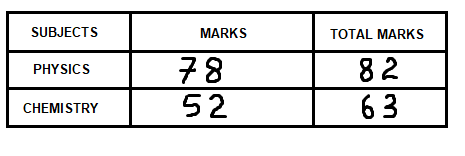
#> input picture 12. Using OpenCV to extract alphabets/Image_Samples/Sample1.png, 465 x 156 px, found by its file name
$ jupyter execute --allow-errors '1. Using OpenCv to find Contours(HBL).ipynb'   (shell and % lines are left out)
#> lines starting #> are read from the running program, lines starting #| are printed output that depends on the picture; after the words box and inside, x2 and y2 are one past the last pixel; in counts of white or black regions, pixels touching at a corner belong together
# Imports

[cell 1]
import cv2
import numpy as np
import pandas as pd
import matplotlib.pyplot as plt

from PIL import Image

# Constants

[cell 2]
CROPPED_CONTOURS_FOLDER = 'Cropped_Contours/'
SAMPLE_IMAGE = 'Image_Samples/Sample1.png'

ARR_RIGHT_SECTION_ROWS_CONTOURS = []
ARR_RIGHT_SECTION_COL_CONTOURS = []

ARR_LEFT_SECTION_ROWS_CONTOURS = []

# Helper Functions

[cell 3]
# [26 lines left out: function find_contour_with_least_area, not called in this run]

def find_contour_with_greatest_area(contours):
    '''
    This function will calculate contours area and return the least one
    Parameters:
    contours: All contours hierarchy array
    '''

    # Step1: Find areas of every contour
    areas = []
    for cnt in contours:
        area = cv2.contourArea(cnt)
        # All areas appended in sequence
        areas.append(int(area))

    # Step2: Find the contour index with the least area
    greatest_area = areas[0]
    index = 0

    for i in range(0, len(areas)):
        if areas[i] >= greatest_area:
            # Update least value
            greatest_area = areas[i]
            index = i

    # Step3: Return the least area contour index
    return index, areas


def draw_rectangle_on_img_contours_and_save_them(contours, image, arr_contours):
    '''
    This function will draw rectangles on image
    Parameters:
    contours : array
    image: image
    arr_contours: array in which cropped contours to be saved
    '''
    total_contours = len(contours)
    rect_color = (255,0,0)
    rect_stroke_width = 2

    for i in range(total_contours):
        cnt = contours[i]
        x,y,w,h = cv2.boundingRect(cnt)
        image = cv2.rectangle(image, (x,y), (x+w,y+h), rect_color, rect_stroke_width)

        # Cropping individual contours and saving them as separate image
        cropping_rectangles_and_saving_them(x,y,x+w,y+h,image,i,arr_contours)

    # To visualize all contours on image
    plt.imshow(image)
    plt.show()


def cropping_rectangles_and_saving_them(left,upper,right,lower, image_name, cropped_image_name, arr_contours):
    '''
    This function will crop all the bounding rectangles from an image
    Parameters:
    left=x,upper=y,right=x+w,lower=y+h
    image_name: original image
    cropped_image_name: individual cropped images name
    '''
    # Opens image using PIL
    im = Image.fromarray(image_name)

    # Crop image from original image
    box = (left,upper,right,lower)
    cropped_image = im.crop(box)

    # Appending cropped contours
    arr_contours.append(cropped_image)

def remove_contours_beyond_desired_area_range(contours, desired_area):
    '''
    This function will return only those contours that lie into our desired area range
    Parameters:
    contours: All contours hierarchy array
    '''

    # Step1: Find areas of every contour
    arr_cnts = []
    for cnt in contours:
        area = cv2.contourArea(cnt)
        if int(area) >= desired_area:
            arr_cnts.append(cnt)

    return arr_cnts


def ret_x_cord_contour(contours):
    '''
    This func will get x-cord for contour
    Parameters:
    contours: Array containing all contours
    '''
    if int(cv2.contourArea(contours)) > 0:
        cent_moment = cv2.moments(contours)
        return cent_moment['m10']/cent_moment['m00']
    else:
        pass

def draw_rectangle_on_img_contours_and_croppping_them(contours, image, arr_contours):
    '''
    This function will draw rectangles on image
    Parameters:
    contours : array
    image: image
    arr_contours: array in which cropped contours to be saved
    '''
    total_contours = len(contours)
    rect_color = (255,0,0)
    rect_stroke_width = 2

    new_img = image.copy()

    for i in range(total_contours):
        cnt = contours[i]
        x,y,w,h = cv2.boundingRect(cnt)
        image = cv2.rectangle(image, (x,y), (x+w,y+h), rect_color, rect_stroke_width)

        # Step 5: Cropping individual contours and saving them in array
        cropping_rectangles_and_saving_them(x,y,x+w,y+h,new_img,i,arr_contours)


# [62 lines left out: functions get_all_childs_of_parent, remove_extraneous_contours, remove_extraneous_contours_childs, not called in this run]

# Image Processing

## 1. Reading image & Splitting it by 30 and 70 ratio

[cell 4]
# Read image using opencv
img = cv2.imread(SAMPLE_IMAGE)
#> img is the input picture: shape (156, 465, 3); mean B, G, R 222.4, 222.4, 222.4

# Display image using matplotlib
plt.figure(figsize=(15,7))
plt.imshow(img)
plt.show()

[cell 5]
y = img.shape[0] #Height
#> y = 156
x = img.shape[1] #Width
#> x = 465

### 1a. Left Section :70% of image

[cell 6]
crop_ratio = int(x/3) # 100%-30% = 70%
#> crop_ratio = 155
left_crop_img = img[0:y, 0:x-crop_ratio] #[height, width]
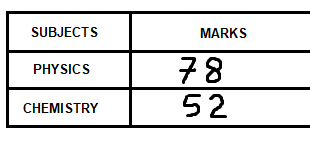
#> left_crop_img: shape (156, 310, 3); mean B, G, R 223.5, 223.5, 223.5

plt.imshow(left_crop_img)
plt.show()

### 1b. Right Section :30% of image

[cell 7]
crop_ratio = int(x/3) # 100%-30% = 70%
right_crop_img = img[0:y, x-crop_ratio:x] #[height, width]
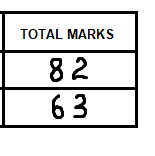
#> right_crop_img: shape (156, 155, 3); mean B, G, R 220.3, 220.3, 220.3

plt.imshow(right_crop_img)
plt.show()

### 2. Extracting only desired section from Left Cropped Image(70%)

<p>Vertically 20-25% above and the below area is of our no use. Discard it.</p>

[cell 8]
y = left_crop_img.shape[0] #Height
x = left_crop_img.shape[1] #Width
#> x = 310

print(f'Width: {x} || Height: {y}')
#| Width: 310 || Height: 156

[cell 9]
# Crop vertically(height)
crop_ratio = int(y/1.35) # 100%-13.5% = 86.5%
#> crop_ratio = 115
sub_left_crop_img = left_crop_img[y-crop_ratio:y-(y-crop_ratio), 0:x] #[height, width] => [362,]
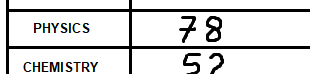
#> sub_left_crop_img: shape (74, 310, 3); mean B, G, R 217.1, 217.1, 217.1

plt.imshow(sub_left_crop_img)
plt.show()

### 3. Extracting only desired section from Right Cropped Image(30%)

<p>Vertically 10-15% above and 30-45% below area is of our no use. Discard it.</p>

[cell 10]
y = right_crop_img.shape[0] #Height
x = right_crop_img.shape[1] #Width
#> x = 155

print(f'Width: {x} || Height: {y}')
#| Width: 155 || Height: 156

[cell 11]
# Crop vertically(height)
bottom_crop_ratio = int(y/2.5) # 100%-25% = 75%
#> bottom_crop_ratio = 62
top_crop_ratio = int(y/6.8) # 100%-68% = 30%
#> top_crop_ratio = 22

sub_right_crop_img = right_crop_img[top_crop_ratio:y-bottom_crop_ratio, 0:x] #[height, width] => [362,]
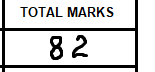
#> sub_right_crop_img: shape (72, 155, 3); mean B, G, R 211.1, 211.1, 211.1

plt.imshow(sub_right_crop_img)
plt.show()

## 2. Extracting handwritten details from right image

### 2.1 Finding no of rows & meshing them together to extract rows

[cell 12]
# Display image using matplotlib
plt.imshow(sub_right_crop_img)
plt.show()

[cell 13]
alpha = 1.5 # Contrast control (1.0-3.0)
beta = 90 # Brightness control (0-100)

adjusted = cv2.convertScaleAbs(sub_right_crop_img, alpha=alpha, beta=beta)

plt.imshow(adjusted)
plt.show()

[cell 14]
# convert the image to grayscale format
img_gray = cv2.cvtColor(adjusted, cv2.COLOR_BGR2GRAY)
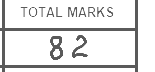
#> img_gray: shape (72, 155); min 90, max 255, mean 228.5

plt.imshow(img_gray)
plt.show()

[cell 15]
# apply thresholding
ret, thresh = cv2.threshold(img_gray, 150, 255, cv2.THRESH_OTSU|cv2.THRESH_BINARY_INV)
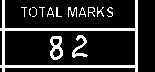
#> thresh: shape (72, 155); 16.1% white; 14 white regions (4 under 20 px)
#> ret = 160

plt.imshow(thresh)
plt.show()

[cell 16]
# Finding rows
rect_kernel = cv2.getStructuringElement(cv2.MORPH_RECT, (500,10))
dilation = cv2.dilate(thresh, rect_kernel, iterations=1)
#> dilation: shape (72, 155); every value is 255

plt.imshow(dilation)
plt.show()

### 2.2. Find rows contours of the image

[cell 17]
# detect the contours on the binary image using cv2.CHAIN_APPROX_NONE
contours, hierarchy = cv2.findContours(image=dilation, mode=cv2.RETR_EXTERNAL, method=cv2.CHAIN_APPROX_NONE)
#> contours = 1 contour; box (x1, y1, x2, y2) and area: (0, 0, 155, 72) 10934

# draw contours on the original image
image_copy = sub_right_crop_img.copy()
#> (the rest of this cell did not finish here and is left out)

[cell 18]
len(contours)
#> Out = 1

<p>
    As we are only expecting 2 rows in this part, but if we got more than 2, so we have to find the extraneous contour and eliminate it.
</p>

[cell 19]
if len(contours) > 2:
    index = find_contour_with_least_area(contours)
    del contours[index]

[cell 20]
len(contours)
#> Out = 1

[cell 21]
# draw contours on the original image
image_copy = sub_right_crop_img.copy()
#> (the rest of this cell did not finish here and is left out)

[cell 22]
ARR_RIGHT_SECTION_ROWS_CONTOURS.clear()
draw_rectangle_on_img_contours_and_save_them(contours, sub_right_crop_img, ARR_RIGHT_SECTION_ROWS_CONTOURS)
#> the loop in draw_rectangle_on_img_contours_and_save_them, `for i in range(total_contours):` made 1 pass
#> pass 1, in draw_rectangle_on_img_contours_and_save_them, `image = cv2.rectangle(image, (x,y), (x+w,y+h), rect_color, rect_stroke..`:
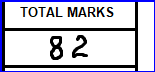
#> image: shape (72, 155, 3); mean B, G, R 211.8, 196.4, 196.4

[cell 23]
len(ARR_RIGHT_SECTION_ROWS_CONTOURS)

[cell 24]
# Show cropped images
plt.imshow(ARR_RIGHT_SECTION_ROWS_CONTOURS[0])
plt.show()

[cell 25]
type(ARR_RIGHT_SECTION_ROWS_CONTOURS[0])

### 2.3. Find col contours of the image

[cell 26]
img = np.array(ARR_RIGHT_SECTION_ROWS_CONTOURS[0])

# convert the image to grayscale format
img_gray = cv2.cvtColor(img, cv2.COLOR_BGR2GRAY)

plt.imshow(img_gray)
plt.show()
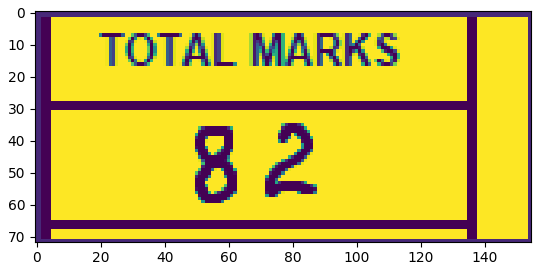
#> figure drawn by matplotlib, 1 panel

[cell 27]
# apply thresholding
ret, thresh = cv2.threshold(img_gray, 150, 255, cv2.THRESH_OTSU|cv2.THRESH_BINARY_INV)

plt.imshow(thresh)
plt.show()
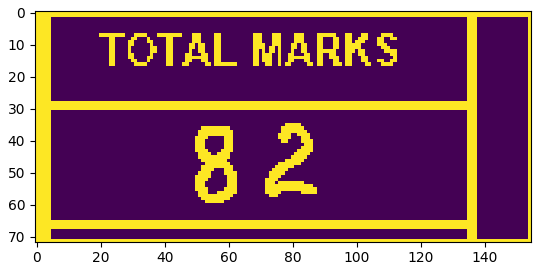
#> figure drawn by matplotlib, 1 panel

[cell 28]
# detect the contours on the binary image using cv2.CHAIN_APPROX_NONE
contours, hierarchy = cv2.findContours(image=thresh, mode=cv2.RETR_TREE, method=cv2.CHAIN_APPROX_NONE)

# draw contours on the original image
image_copy = img.copy()
#> (the rest of this cell did not finish here and is left out)

[cell 29]
len(contours)

[cell 30]
index, areas = find_contour_with_greatest_area(contours)
areas

### 2.3.1 Find amount in words box

[cell 31]
image_copy = img.copy()
plt.imshow(image_copy)
plt.show()

[cell 32]
# draw contours on the original image
#image_copy = img.copy()
x,y,w,h = cv2.boundingRect(contours[2])
print(x,y,w,h)

crop_amount_in_words = image_copy[y+5:y+h-5, x+200:x+w-25]
#> (the rest of this cell did not finish here and is left out)

[cell 33]
alpha = 3.0 # Contrast control (1.0-3.0)
beta = 100 # Brightness control (0-100)

adjusted = cv2.convertScaleAbs(crop_amount_in_words, alpha=alpha, beta=beta)

#> (the rest of this cell did not finish here and is left out)

#> (a cell that did not finish here is left out)

[cell 35]
# apply thresholding
ret, thresh = cv2.threshold(img_gray, 150, 255, cv2.THRESH_OTSU|cv2.THRESH_BINARY_INV)

plt.imshow(thresh)
plt.show()

[cell 36]
# detect the contours on the binary image using cv2.CHAIN_APPROX_NONE
contours, hierarchy = cv2.findContours(image=thresh, mode=cv2.RETR_EXTERNAL, method=cv2.CHAIN_APPROX_NONE)

# draw contours on the original image
image_copy = crop_amount_in_words.copy()
#> (the rest of this cell did not finish here and is left out)

[cell 37]
len(contours)

[cell 38]
avg_area = 0
for cnt in contours:
    area = cv2.contourArea(cnt)
    avg_area = avg_area + area
    print(area)

[cell 39]
contours = remove_contours_beyond_desired_area_range(contours,1000)
len(contours)

[cell 40]
contours = sorted(contours, key=ret_x_cord_contour, reverse=False)

#> (a cell that did not finish here is left out)

[cell 42]
ARR_AMOUNT_IN_WORDS = []
draw_rectangle_on_img_contours_and_croppping_them(contours,thresh.copy(),ARR_AMOUNT_IN_WORDS)
#> the loop in draw_rectangle_on_img_contours_and_croppping_them, `for i in range(total_contours):` made 1 pass
#> pass 1, in cropping_rectangles_and_saving_them (call 2), `im = Image.fromarray(image_name)`:
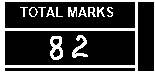
#> im: PIL image 155x72 L; 23.2% white; 13 white regions, largest, box (x1, y1, x2, y2) and area: (0, 0, 155, 72) 1866, (50, 36, 63, 60) 193, (72, 35, 88, 58) 155

$ run again, with 12. Using OpenCV to extract alphabets/Image_Samples/Sample3.jpeg saved as 12. Using OpenCV to extract alphabets/Image_Samples/Sample1.png
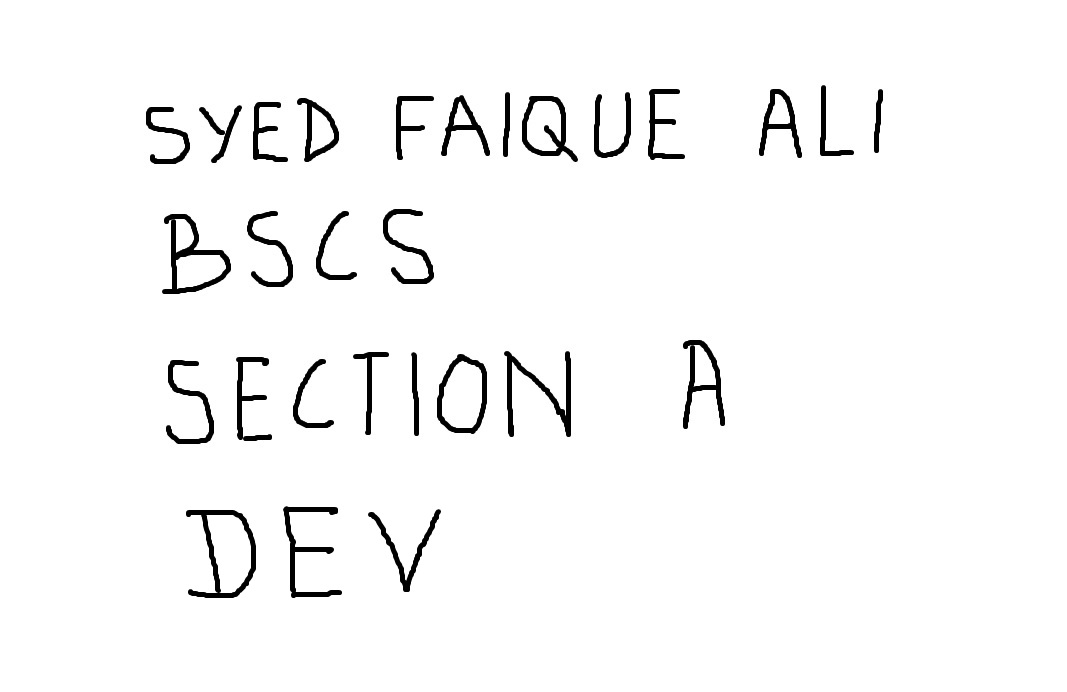
#> input picture 12. Using OpenCV to extract alphabets/Image_Samples/Sample3.jpeg, 1067 x 692 px, found by its file name
#> img is the input picture: shape (692, 1067, 3); min 0, max 255, mean 247.2
#| Width: 712 || Height: 692
#| Width: 355 || Height: 692
#> `ret, thresh = cv2.threshold(img_gray, 150, 255, cv2.THRESH_OTSU|cv2.TH..`: ret = 172
#> `contours, hierarchy = cv2.findContours(image=dilation, mode=cv2.RETR_E..`: contours = 2 contours; box (x1, y1, x2, y2) and area: (0, 0, 355, 62) 21564, (0, 249, 262, 315) 16738
#> `len(contours)`: Out = 2
#> the loop in draw_rectangle_on_img_contours_and_save_them, `for i in range(total_contours):` made 2 passes
#> (x, y, w, h, box in cropping_rectangles_and_saving_them) on pass 1: (0, 249, 262, 66, (0, 249, 262, 315))
#| <class 'PIL.Image.Image'>
#> `ret, thresh = cv2.threshold(img_gray, 150, 255, cv2.THRESH_OTSU|cv2.TH..`: ret = 181
#> `contours, hierarchy = cv2.findContours(image=thresh, mode=cv2.RETR_TRE..`: contours = 3 contours; box (x1, y1, x2, y2) and area: (0, 0, 355, 62) 21594, (1, 1, 355, 62) 19724, (55, 1, 79, 24) 411
#> `len(contours)`: Out = 3
#> the loop in get_all_childs_of_parent, `for x in range(hier_len):` made 3 passes
#> after the loop in get_all_childs_of_parent, `for x in range(hier_len):`: child_contours = 0 items
#> `len(contours_to_keep_dict)`: Out = 0
#> after the loop in remove_extraneous_contours_childs, `for key,value in contours_dict.items():`: arr_keys = []
#> the loop in remove_extraneous_contours_childs, `for i in range(len(contours)):` made 3 passes
#> `len(contours)`: Out = 0
#> `ret, thresh = cv2.threshold(img_gray, 150, 255, cv2.THRESH_OTSU|cv2.TH..`: ret = 204
#> `contours, hierarchy = cv2.findContours(image=dilation, mode=cv2.RETR_E..`: contours = 2 contours; box (x1, y1, x2, y2) and area: (0, 25, 684, 119) 59760, (0, 156, 712, 182) 12004
#> `len(contours)`: Out = 2
#> the loop in draw_rectangle_on_img_contours_and_save_them (call 2), `for i in range(total_contours):` made 2 passes
#> (x, y, w, h, box in cropping_rectangles_and_saving_them) on passes 1 to 2: (0, 156, 712, 26, (0, 156, 712, 182)), (0, 25, 684, 94, (0, 25, 684, 119))
#> the loop in draw_rectangle_on_img_contours_and_croppping_them (call 4), `for i in range(total_contours):` made 4 passes
#> pass 3, in cropping_rectangles_and_saving_them (call 10), `cropped_image = im.crop(box)`:
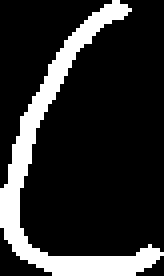
#> cropped_image: PIL image 41x69 L (shown 4 times larger); 17.6% white; 1 white region, box (x1, y1, x2, y2) and area: (0, 0, 41, 69) 497
